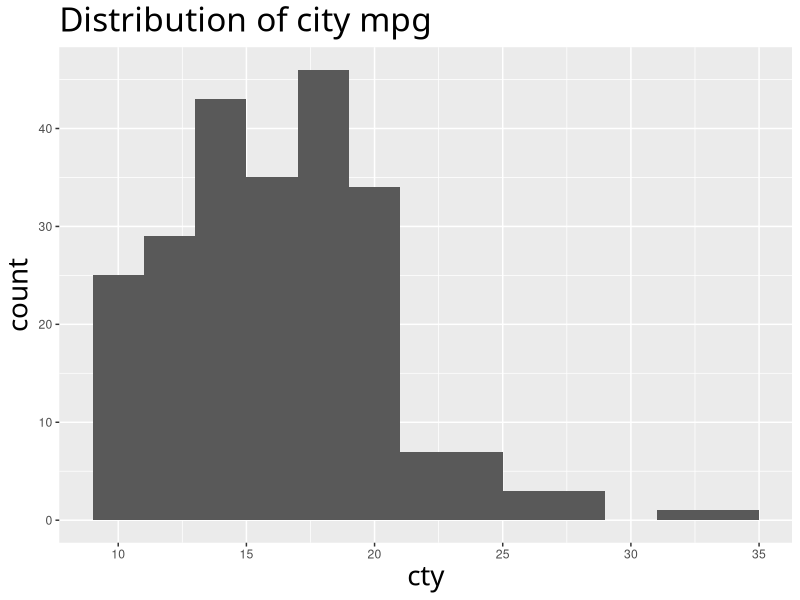

Source code (R):
## ---- chunk 1
#| include: false
knitr::opts_chunk$set(
  comment = "#>",
  collapse = TRUE,
  dev = "ragg_png"
)
## ---- chunk 2
x <- 1.234
x
options(OutDec = ",")
x
## ---- chunk 3
library(ggplot2)

ggplot(mpg, aes(cty)) +
  geom_histogram(binwidth = 2) +
  labs(title = "Distribution of city mpg") +
  theme(title = element_text(family = "Rubik Moonrocks", size = 20))
